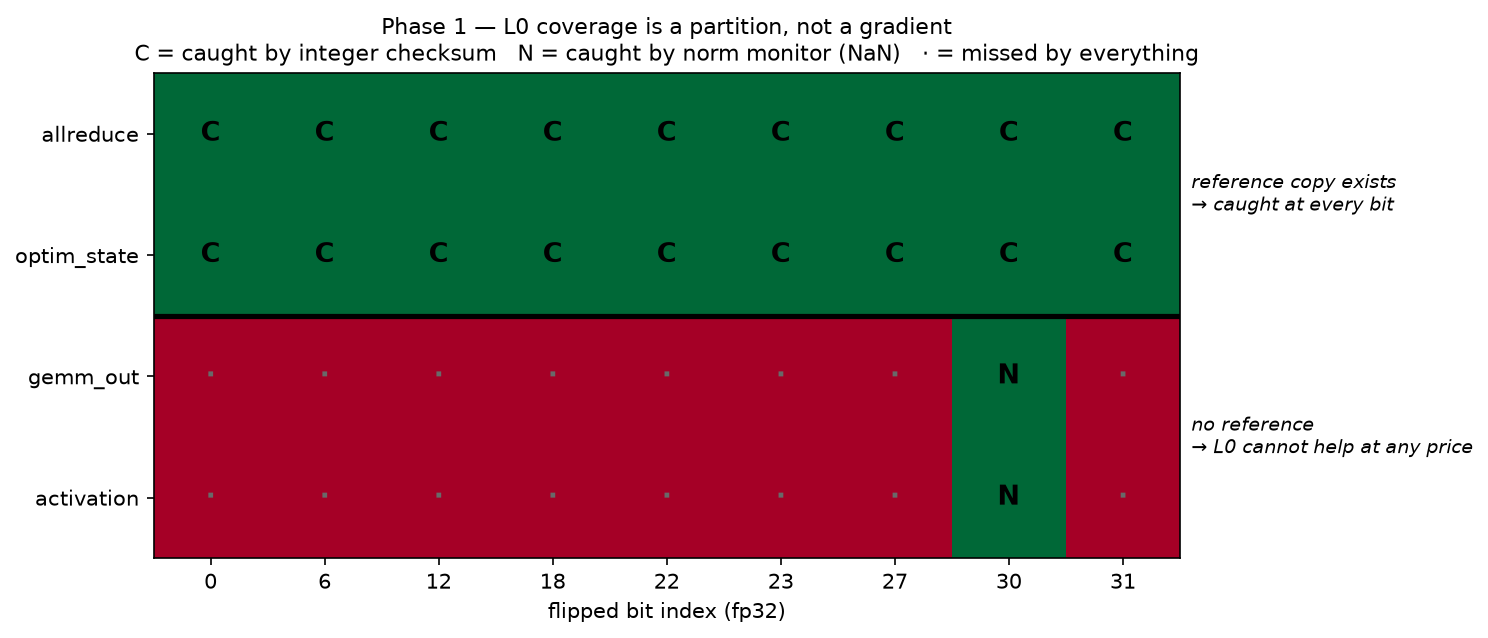

Here is the Python script that generated this plot:
"""The Phase 1 deliverable: what L0 can and cannot see.

Read next to ``difficulty.png`` this states the thesis in two charts — there is
what corruption does, and here is what it costs to see it.

The dominant structure is not a gradient, it is a partition. Sites where an
uncorrupted reference copy exists are caught completely, at every bit position,
for the price of two passes over memory. Sites where no reference exists are
invisible to this layer at any price, because there is nothing to compare
against. That is a structural fact about the layer, not a shortfall in it, and it
is the entire argument for L1 and L2.

Run:  python -m sdc.figures.coverage
"""

from __future__ import annotations

import json
from pathlib import Path

from sdc.detect import REFERENCED_SITES, UNREFERENCED_SITES, Guards
from sdc.inject import Injector
from sdc.runner import TrainConfig, train

SITES = list(REFERENCED_SITES) + list(UNREFERENCED_SITES)
BITS = [0, 6, 12, 18, 22, 23, 27, 30, 31]
SEEDS = [3, 5, 7]
STEPS = 12
COUNT = 2
OUT = Path(__file__).parent


def sweep() -> dict:
    cells = {}
    for site in SITES:
        for bit in BITS:
            caught_by = []
            injected = 0
            for seed in SEEDS:
                guards = Guards()
                record = train(
                    TrainConfig(steps=STEPS),
                    Injector(seed=seed, bits=(bit,), count=COUNT, sites=(site,)),
                    guards=guards,
                )
                injected += record.n_injections
                if record.fired("checksum"):
                    caught_by.append("checksum")
                elif record.fired("norm"):
                    caught_by.append("norm")
                else:
                    caught_by.append(None)

            hits = sum(1 for c in caught_by if c is not None)
            by = next((c for c in caught_by if c), None)
            cells[f"{site}/{bit}"] = {
                "site": site,
                "bit": bit,
                "rate": hits / len(SEEDS),
                "detector": by,
                "injections": injected,
            }
            mark = {"checksum": "C", "norm": "N", None: "."}[by]
            print(f"  {site:12s} bit {bit:2d}  rate {hits}/{len(SEEDS)}  [{mark}]")
    return cells


def plot(cells: dict) -> None:
    import matplotlib

    matplotlib.use("Agg")
    import matplotlib.pyplot as plt
    import numpy as np

    grid = np.zeros((len(SITES), len(BITS)))
    labels = [["" for _ in BITS] for _ in SITES]
    for i, site in enumerate(SITES):
        for j, bit in enumerate(BITS):
            cell = cells[f"{site}/{bit}"]
            grid[i, j] = cell["rate"]
            labels[i][j] = {"checksum": "C", "norm": "N", None: "·"}[cell["detector"]]

    fig, ax = plt.subplots(figsize=(11.5, 4.2))
    ax.imshow(grid, cmap="RdYlGn", vmin=0, vmax=1, aspect="auto")
    fig.subplots_adjust(right=0.72)

    for i in range(len(SITES)):
        for j in range(len(BITS)):
            ax.text(
                j, i, labels[i][j], ha="center", va="center",
                fontsize=13, fontweight="bold",
                color="black" if grid[i, j] > 0.5 else "dimgrey",
            )

    ax.set_xticks(range(len(BITS)), [str(b) for b in BITS])
    ax.set_yticks(range(len(SITES)), SITES)
    ax.set_xlabel("flipped bit index (fp32)")

    # The partition is the result; draw it, and label it outside the cells so
    # nothing overlaps the data.
    split = len(REFERENCED_SITES) - 0.5
    ax.axhline(split, color="black", lw=2.5)
    right = len(BITS) - 0.4
    ax.text(
        right, (len(REFERENCED_SITES) - 1) / 2,
        "reference copy exists\n→ caught at every bit",
        fontsize=9, ha="left", va="center", style="italic", clip_on=False,
    )
    ax.text(
        right, split + 1 + (len(UNREFERENCED_SITES) - 2) / 2,
        "no reference\n→ L0 cannot help at any price",
        fontsize=9, ha="left", va="center", style="italic", clip_on=False,
    )

    ax.set_title(
        "Phase 1 — L0 coverage is a partition, not a gradient\n"
        "C = caught by integer checksum   N = caught by norm monitor (NaN)   "
        "· = missed by everything",
        fontsize=10.5,
    )
    fig.savefig(OUT / "coverage.png", dpi=150, bbox_inches="tight")
    print(f"wrote {OUT / 'coverage.png'}")


if __name__ == "__main__":
    cells = sweep()
    (OUT / "coverage.json").write_text(json.dumps(cells, indent=2))
    print(f"wrote {OUT / 'coverage.json'}")
    try:
        plot(cells)
    except ImportError:
        print("matplotlib unavailable — JSON written, plot skipped")
